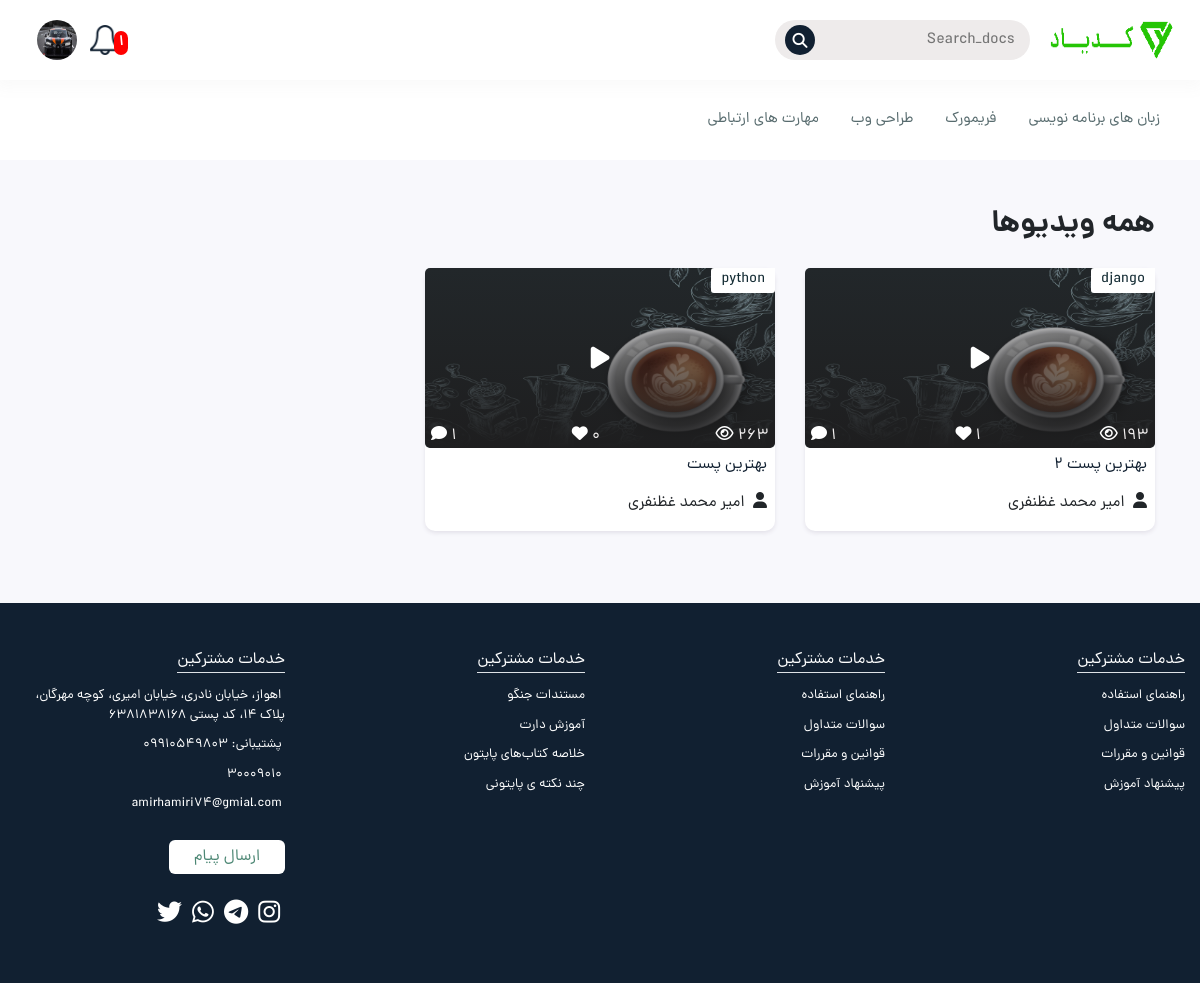
Before: /blog (signed in) with the older database file.
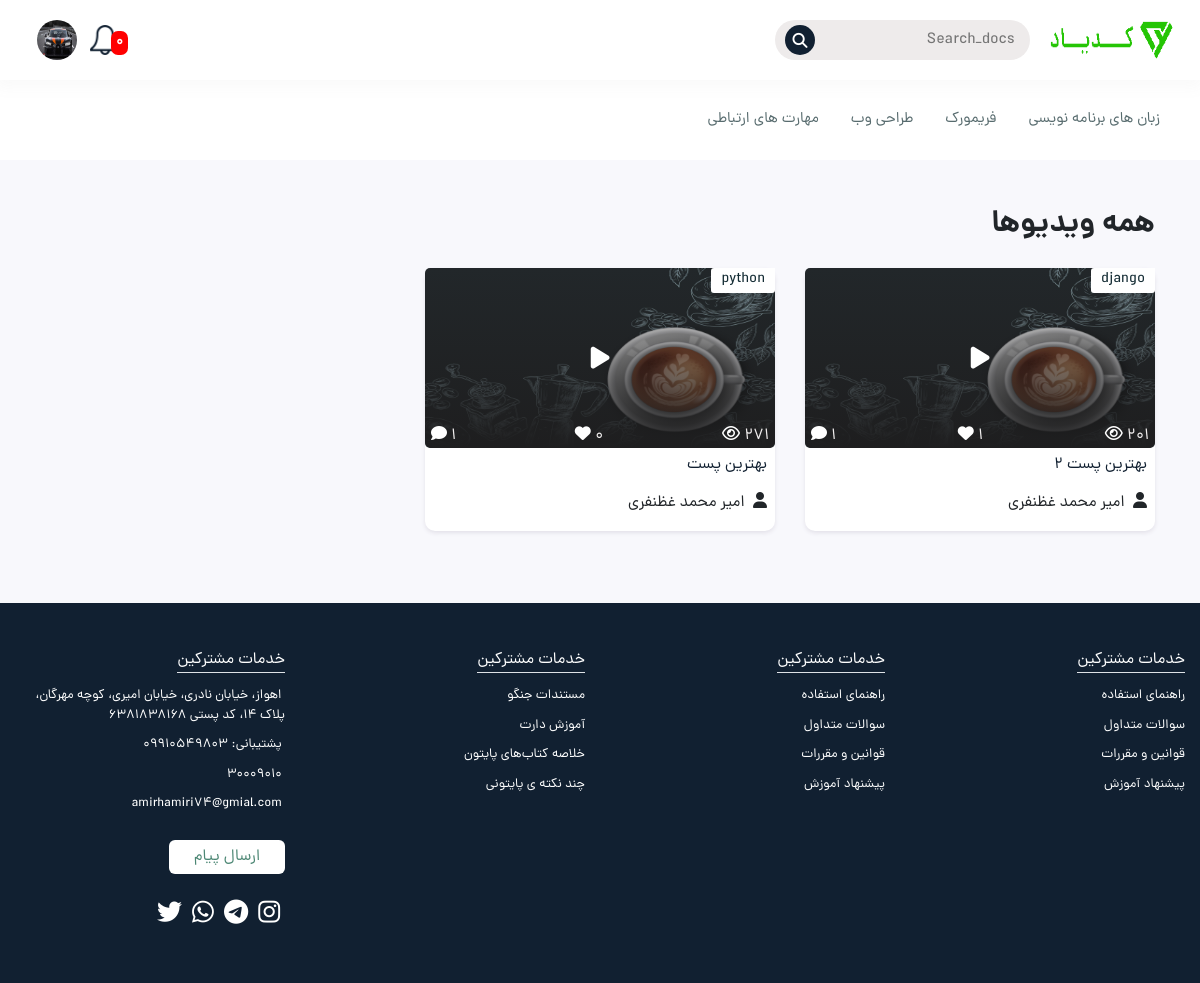
After: the same page with the newer database file.
### account/models.py (models this page shows)
class User(AbstractUser):
    username = None
    email = models.EmailField(_('email address'), unique=True)
    Full_name = models.CharField(_('نام کامل'), max_length=50 , null=True, blank=True)
    username = models.CharField(_('نام کاربری'), max_length=50 , null=True, blank=True)
    number = models.CharField(_('شماره تلفن'), max_length=50, default=0, null=True, blank=True)
    image = models.ImageField(_('عکس'),upload_to='UserImage' , null=True, blank=True)
    USERNAME_FIELD = 'email'
    REQUIRED_FIELDS = []
    objects = CustomUserManager()

### blog/models.py (models this page shows, shortened)
class Post(models.Model):
    author = models.ForeignKey(Author , on_delete=models.CASCADE , verbose_name = 'نام مدرس' )
    categories = models.ManyToManyField(Categories , help_text="دسته بندی" , related_name="posts", verbose_name = 'دسته بندی ها' )
    tag = models.ManyToManyField(Tags , help_text="دسته بندی", verbose_name = 'تگ ها' )
    title = models.CharField(max_length=50, verbose_name = 'اسم پست به اینگلیسی و اصلی' )
    title2 = models.CharField(max_length=50, verbose_name = 'اسم پست نمایشی به فارسی' )
    discripsion = models.TextField(verbose_name = 'توضیحات' )
    video = models.FileField(null=True, blank=True , upload_to='Post_video', verbose_name = 'ویدیو' )
    image = models.ImageField(null=True, blank=True , upload_to='Post_image', verbose_name = 'عکس پست' )
    time = models.IntegerField(null=True, blank=True, verbose_name = 'مدت زمان پست' )
    views = models.IntegerField(default=0, verbose_name = 'دیده شده ها' )
    created = models.DateField(null=True, blank=True , auto_now_add=True)
    updated = models.DateField(null=True, blank=True , auto_now=True)
    slug = models.SlugField(null=True, blank=True , unique=True , allow_unicode=True, verbose_name = 'اسلاگ' )
    class Meta:
        ordering = ('-created',)
        verbose_name_plural = 'پست ها'

class Categories(models.Model):
    title = models.CharField(max_length=50,null=True, blank=True, verbose_name = 'اسم دسته بندی' )
    created = models.DateTimeField(auto_now_add=True)
    def __str__(self):
        return self.title
    class Meta:
        ordering =('-created',)
        verbose_name_plural = 'دسته بندی ها'

class Author(models.Model):
    name = models.CharField(max_length=50, verbose_name = 'نام مدرس' )
    image = models.ImageField(upload_to='Author_image', verbose_name = 'تصویر' )
    discripsion = models.TextField(null=True, blank=True, verbose_name = 'درباره ی مدرس' )
    instagram = models.TextField(null=True, blank=True, verbose_name = 'ادرس اینستاگرام' )
    github = models.TextField(null=True, blank=True, verbose_name = 'ادرس گیت هاب' )
    linkdin = models.TextField(null=True, blank=True, verbose_name = 'ادرس لینکدین' )
    twwiter = models.TextField(null=True, blank=True, verbose_name = 'ادرس توییتر' )
    created = models.DateTimeField(null=True, blank=True)
    def __str__(self):
        return self.name
    class Meta:
        ordering =('-created',)
        verbose_name_plural = 'مدرسان'

### blog/views.py (the view)
# urls.py: path('blog' , views.BlogView.as_view() , name='blog'),
class BlogView(ListView):
    model = Post
    template_name = 'blog/all-videos.html'
    paginate_by = 6
    context_object_name = 'posts'
    def get_context_data(self , *args, **kwargs):
        context = super(BlogView, self).get_context_data(*args, **kwargs)
        if self.request.user.notifications.filter(user_id=self.request.user.id):
            context['notifications'] = self.request.user.notifications.all()
        else:
            pass
        return context

### context_processors/context_processors.py (called while the page is built)
def Qeries(request):
    category = Categories.objects.all()
    posts = Post.objects.all()
    return{'category':category , 'posts':posts}

### blog/templates/blog/all-videos.html (shortened to what this page needs)
{% extends 'base.html' %}
{% load static %}
<main>
    <section class="py-5">
        <div class="container">
            <div class="d-flex align-items-center justify-content-between mb-3">
                <h2 class="title-section">همه ویدیوها</h2>
            </div>
            <div class="row">
                {% for post in posts %}
                <div class="col-md-6 col-lg-4 my-2">
                    <div class="custom-bg">
                        <div class="video-card">
                            <a href="/details/{{post.slug}}" class="position-relative d-block ">
                                <img src="{{post.image.url}}" alt="" class="img-fluid w-100 h-100">
                                <div class="video-play-btn">
                                    <i class="fa fa-play"></i>
                                </div>
                                <div class="d-flex align-items-center justify-content-between video-category-time">
                                    <h6 class="">{{post.categories.first}}</h6>
                                </div>
                                <div class="video-card-details">
                                    <div>
                                        <span>{{post.views}}</span>
                                        <i class="fa fa-eye"></i>
                                    </div>
                                    <div>
                                        <span>{{post.likes2.count}}</span>
                                        <i class="fa fa-heart"></i>
                                    </div>
                                    <div>
                                        <span>{{post.comment.count}}</span>
                                        <i class="fa fa-comment"></i>
                                    </div>
                                </div>
                                <div class="article-overlay"></div>
                            </a>
                        </div>
                        <a href="video-detail.html">
                            <h5 class="video-card-title m-2">{{post.title2}}</h5>
                        </a>
                        <div class="my-3 pb-3 mx-2">
                            <i class="fa fa-user  ml-1 "></i>
                            <span>{{post.author}}</span>
                        </div>
                    </div>
                </div>
                {% endfor %}
            </div>
        </div>
    </section>
</main>

### templates/includes/header.html (shortened to what this page needs)
{% load static %}
<html lang="en">
<head>
    <link rel="stylesheet" href="https://cdnjs.cloudflare.com/ajax/libs/font-awesome/5.15.3/css/all.min.css">
    <link href="https://cdn.jsdelivr.net/npm/bootstrap@5.1.3/dist/css/bootstrap.min.css" rel="stylesheet">
    <link rel="stylesheet" id="elementor-post-5219-css" href="https://patiotime.loftocean.com/demo8/wp-content/uploads/sites/5/elementor/css/post-5219.css?ver=1652427962" type="text/css" media="all">
    <link href="https://cdn.jsdelivr.net/npm/bootstrap@5.1.3/dist/css/bootstrap.min.css" rel="stylesheet">
    <link rel="stylesheet" href="{% static "components/bootstrap/bootstrap-rtl.min.css" %}">
    <link rel="stylesheet" href="{% static "components/owl-carousel/owl.carousel.min.css" %}">
    <link rel="stylesheet" href="{% static "css/style.css" %}">
</head>
<body>
    <header class="position-relative">
        <div class="main-header position-relative">
            <div class="nav-header-box mob1 d-md-flex d-lg-flex align-items-center justify-content-between">
                <div class="d-flex flex-column flex-md-row align-items-center pr-md-4">
                    <div class="logo d-flex justify-content-center align-items-center ml-3">
                        <a href="{% url 'home_app:home' %}"><img src="{% static "image/logo.png" %}" class="logo-img img-fluid" alt="" /></a>
                    </div>
                    <div class="nav-search-btn">
                        <form  method="GET" action="{% url 'blog_app:search' %}">
                            <input type="text" name="q" placeholder="Search_docs" id="q" class="search-input" autocomplete="on">
                        </form>
                        <i class="fa fa-search"></i>
                    </div>
                </div>
                <div class="d-block d-md-flex align-items-center pl-md-4">
                    {% if request.user.is_authenticated %}
                    <div class="dropdown notification-box">
                        <div class="position-relative d-none d-md-block " type="button" id="dropdownMenuButton"
                            data-toggle="dropdown" aria-haspopup="true" aria-expanded="false">
                            <img src="{% static "image/notification.png" %}" class="notification-img" alt="">
                            <div class="badge">{{request.user.notifications.count}}</div>
                        </div>
                    </div>
                    {% endif %}
                    <div class="header-login d-none d-md-block">
                        <div class="notification-box dropdown">
                            <a href="" class="btn login-btn" type="button" id="dropdownMenuButton"
                                data-toggle="dropdown" aria-haspopup="true" aria-expanded="false">
                                {% if request.user.image.url != None %}
                                <img src="{{request.user.image.url}}" alt="">
                                {% else %}
                                <img src="{% static "image/sutdent-prof.png" %}" alt="">
                                {% endif %}
                            </a>
                        </div>
                    </div>
                </div>
            </div>
        </div>
    </header>
    <nav class="nav-menu nav-menu-pc  d-none d-md-flex px-4" id="navbar">
        <li id="" class="mx-3 menu-item"><a href="" class="nav-menu-item ">زبان های برنامه نویسی </a>
        </li>
        <li id="" class="mx-3 menu-item"><a href="" class="nav-menu-item">فریمورک </a>
        </li>
        <li id="" class="mx-3 menu-item"><a href="" class="nav-menu-item">طراحی وب</a>
        </li>
        <li id="" class="mx-3 menu-item"><a href="" class="nav-menu-item">مهارت های ارتباطی</a>
        </li>
</nav>

Changed rows visible on the page:
changed User: user.notifications.count "۱" → "۰"
changed Post "بهترین پست ۲": views "۱۹۳" → "۲۰۱"
changed Post "بهترین پست": views "۲۶۳" → "۲۷۱"
